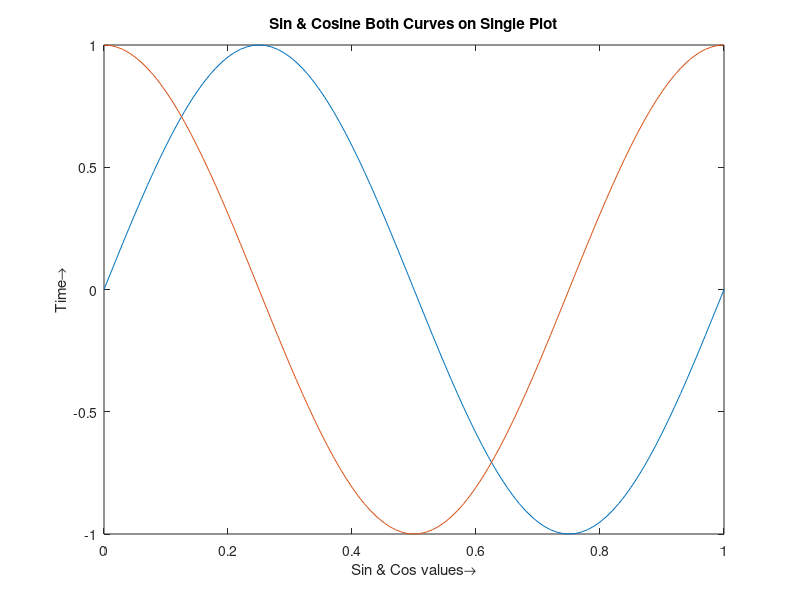

Reproduce this figure in MATLAB.
t=0:0.01:1;
f=1;
% sin wave
x = sin(2*pi*f*t);
% cosine wave
y = cos(2*pi*f*t);

plot(t,x,t,y);
title('Sin & Cosine Both Curves on Single Plot')
ylabel('Time→');
xlabel('Sin & Cos values→')